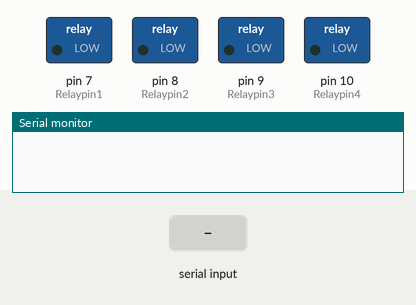
This sketch was run on a simulated Arduino Uno, built with avr-gcc and run on an emulated ATmega328P. Shown: switched loads named in the sketch (green lamp = pin HIGH), the last lines printed to the serial monitor. Inputs (shaded band) come from the test bench.

Above: at 1.2 s.
1.3 s: "1" received over Serial
At 2.5 s:
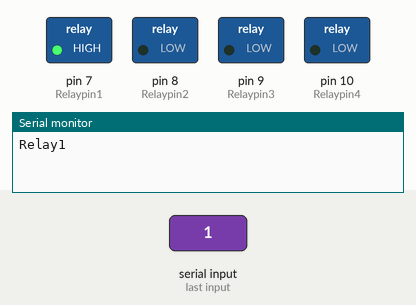
2.8 s: "9" received over Serial
At 3.8 s:
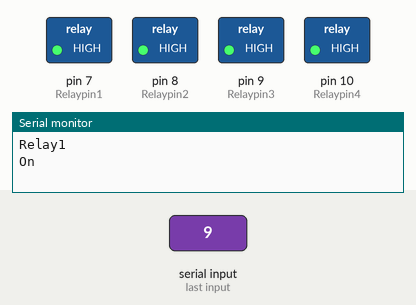
4.3 s: "2" received over Serial
At 5.0 s:
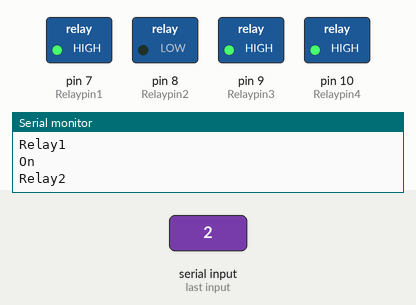
5.8 s: "3" received over Serial
At 6.1 s:
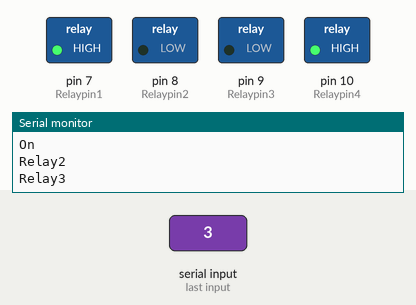
7.3 s: "1" received over Serial
At 8.5 s:
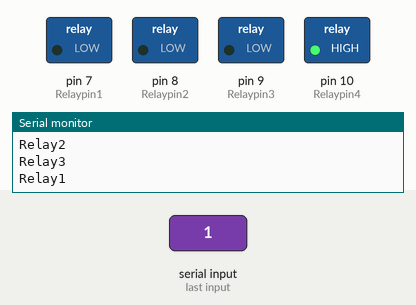
8.8 s: "4" received over Serial
At 9.6 s:
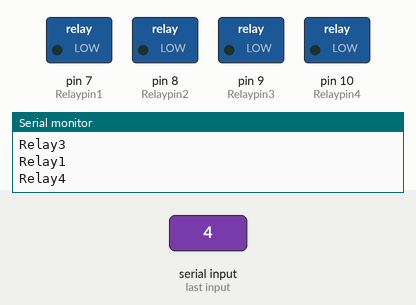
Timing chart, 0 to 11.3 s (numbered marks = the images above; inputs shaded):
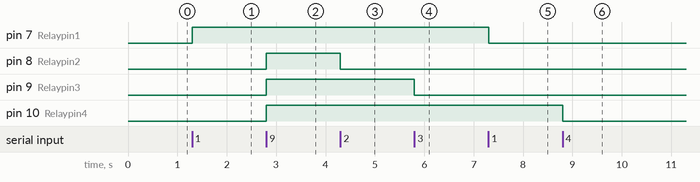

Measured:
- after the input at 1.3 s, pin 7 (Relaypin1): LOW → HIGH at once
- after the input at 2.8 s, pin 8 (Relaypin2), pin 9 (Relaypin3), pin 10 (Relaypin4): LOW → HIGH at once
- after the input at 4.3 s, pin 8 (Relaypin2): HIGH → LOW at once
- after the input at 5.8 s, pin 9 (Relaypin3): HIGH → LOW at once
- after the input at 7.3 s, pin 7 (Relaypin1): HIGH → LOW at once
- after the input at 8.8 s, pin 10 (Relaypin4): HIGH → LOW at once

The sketch:

arduino.ino
```cpp
int Relaypin1 = 7;                 // IN1
int Relaypin2 = 8;                 // IN2
int Relaypin3 = 9;                 // IN3
int Relaypin4 =10;
bool state1, state2 , state3, state4;

void setup()
{
  Serial.begin(9600);

pinMode(Relaypin1,OUTPUT);         // 릴레이 제어 1번핀을 출력으로 설정
pinMode(Relaypin2,OUTPUT);         // 릴레이 제어 2번핀을 출력으로 설정
pinMode(Relaypin3,OUTPUT);         // 릴레이 제어 3번핀을 출력으로 설정
pinMode(Relaypin4,OUTPUT);         // 릴레이 제어 4번핀을 출력으로 설정

digitalWrite (Relaypin1, LOW); // 릴레이 OFF
digitalWrite (Relaypin2, LOW); // 릴레이 OFF
digitalWrite (Relaypin3, LOW); // 릴레이 OFF
digitalWrite (Relaypin4, LOW); // 릴레이 OFF
}

void loop()
{
   if (Serial.available()) {
        switch (Serial.read()) {

            case '1':   Serial.println("Relay1");
                        if(state1==false){
                          state1 = true;
                          digitalWrite (Relaypin1, HIGH);
                        }
                        else if(state1==true){
                          state1 = false;
                          digitalWrite (Relaypin1, LOW);
                        }
                        break;

            case '2':    Serial.println("Relay2");
                         if(state2==false){
                          state2 = true;
                          digitalWrite (Relaypin2, HIGH);
                        }
                        else if(state2==true){
                          state2 = false;
                          digitalWrite (Relaypin2, LOW);
                        }
                        break;

            case '3':    Serial.println("Relay3");
                         if(state3==false){
                          state3 = true;
                          digitalWrite (Relaypin3, HIGH);
                        }
                        else if(state3==true){
                          state3 = false;
                          digitalWrite (Relaypin3, LOW);
                        }
                        break;

            case '4':    Serial.println("Relay4");
                        if(state4==false){
                          state4 = true;
                          digitalWrite (Relaypin4, HIGH);
                        }
                        else if(state4==true){
                          state4 = false;
                          digitalWrite (Relaypin4, LOW);
                        }
                        break;

            case '0':    Serial.println("OFF");
                        state1=false;
                        state2=false;
                        state3=false;
                        state4=false;
                        digitalWrite (Relaypin1, LOW);
                        digitalWrite (Relaypin2, LOW);
                        digitalWrite (Relaypin3, LOW);
                        digitalWrite (Relaypin4, LOW);
                        break;

            case '9':    Serial.println("On");
                        state1=true;
                        state2=true;
                        state3=true;
                        state4=true;

                        digitalWrite (Relaypin1, HIGH);
                        digitalWrite (Relaypin2, HIGH);
                        digitalWrite (Relaypin3, HIGH);
                        digitalWrite (Relaypin4, HIGH);


                        break;
            default:
                        break;
        }
   }

}
```
